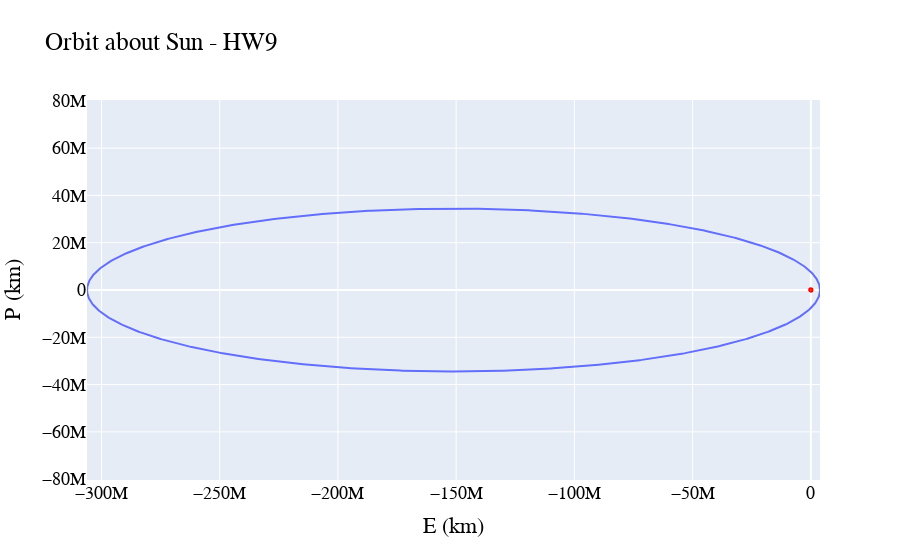

Notebook source saved alongside this figure:
### Code cell
fig = go.Figure()

fig.add_trace(go.Scatter(x=r_e_list, y=r_p_list,
                    mode='lines',
                    name='orbit1'))
'''
fig.add_trace(go.Scatter(x=r_e_list2, y=r_p_list2,
                    mode='lines',
                    name='orbit2'))'''
'''
fig.add_trace(
    go.Scatter(
        mode='markers',
        x=[15248.889265003952],
        y=[4662.05330647731],
        marker=dict(
            color='red',
            size=10,
            line=dict(
                color='red',
                width=1
            )
        ),
        showlegend=False
    )
)'''


fig.update_layout(
    title="Orbit about Sun - HW9",
    xaxis_title="E (km)",
    yaxis_title="P (km)",
    font=dict(
        family="Arial",
        size=18,
        color="#000000"
    )
)

fig.update_layout(
    yaxis = dict(
      scaleanchor = "x",
      scaleratio = 1,
    ),
    xaxis = dict(
      scaleanchor = "x",
      scaleratio = 1,
    ),
    shapes=[
        # filled circle
        dict(
            type="circle",
            xref="x",
            yref="y",
            fillcolor="orange",
            x0=-696340,
            y0=-696340,
            x1=696340,
            y1=696340,
            line_color="red",
        ),
    ]
)
fig.show()

### Figure 1 — Plotly figure (JSON) as saved in the notebook; plotly's stock layout.template omitted (floating-point values rounded to 4 significant figures; data arrays with more than 128 entries replaced by an {"elided": "..."} marker saying what was removed)
{"data": [{"mode": "lines", "name": "orbit1", "type": "scatter", "x": {"elided": "1000 float values"}, "y": {"elided": "1000 float values"}}], "layout": {"font": {"color": "#000000", "family": "Arial", "size": 18}, "shapes": [{"fillcolor": "orange", "line": {"color": "red"}, "type": "circle", "x0": -696340, "x1": 696340, "xref": "x", "y0": -696340, "y1": 696340, "yref": "y"}], "title": {"text": "Orbit about Sun - HW9"}, "xaxis": {"scaleanchor": "x", "scaleratio": 1, "title": {"text": "E (km)"}}, "yaxis": {"scaleanchor": "x", "scaleratio": 1, "title": {"text": "P (km)"}}}}
